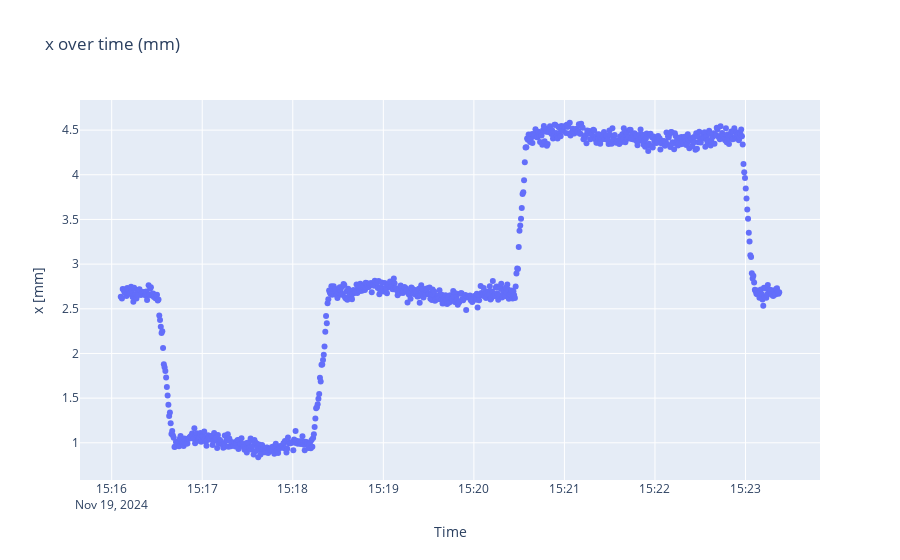
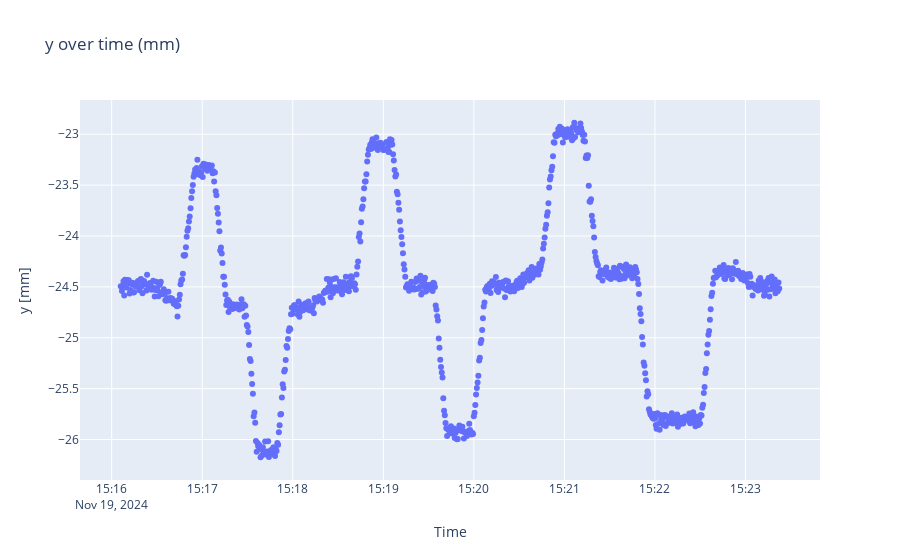
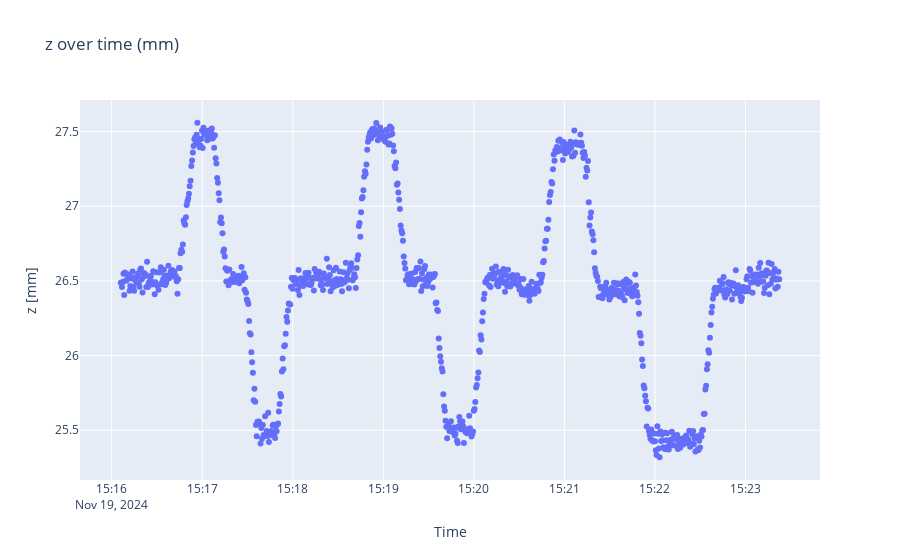

Here is the notebook cell these charts were saved with, in order:
### Code cell
locplots(locpred, timestamps)

### Figure 1 — Plotly figure (JSON) as saved in the notebook; plotly's stock layout.template omitted (floating-point values rounded to 4 significant figures; data arrays with more than 128 entries replaced by an {"elided": "..."} marker saying what was removed)
{"data": [{"mode": "markers", "type": "scatter", "x": {"elided": "865 str values"}, "y": {"elided": "865 float values"}}], "layout": {"title": {"text": "x over time (mm)"}, "xaxis": {"title": {"text": "Time"}}, "yaxis": {"scaleanchor": "y", "title": {"text": "x [mm]"}}}}

### Figure 2 — Plotly figure (JSON) as saved in the notebook; plotly's stock layout.template omitted (floating-point values rounded to 4 significant figures; data arrays with more than 128 entries replaced by an {"elided": "..."} marker saying what was removed)
{"data": [{"mode": "markers", "type": "scatter", "x": {"elided": "865 str values"}, "y": {"elided": "865 float values"}}], "layout": {"title": {"text": "y over time (mm)"}, "xaxis": {"title": {"text": "Time"}}, "yaxis": {"scaleanchor": "y", "title": {"text": "y [mm]"}}}}

### Figure 3 — Plotly figure (JSON) as saved in the notebook; plotly's stock layout.template omitted (floating-point values rounded to 4 significant figures; data arrays with more than 128 entries replaced by an {"elided": "..."} marker saying what was removed)
{"data": [{"mode": "markers", "type": "scatter", "x": {"elided": "865 str values"}, "y": {"elided": "865 float values"}}], "layout": {"title": {"text": "z over time (mm)"}, "xaxis": {"title": {"text": "Time"}}, "yaxis": {"scaleanchor": "y", "title": {"text": "z [mm]"}}}}
